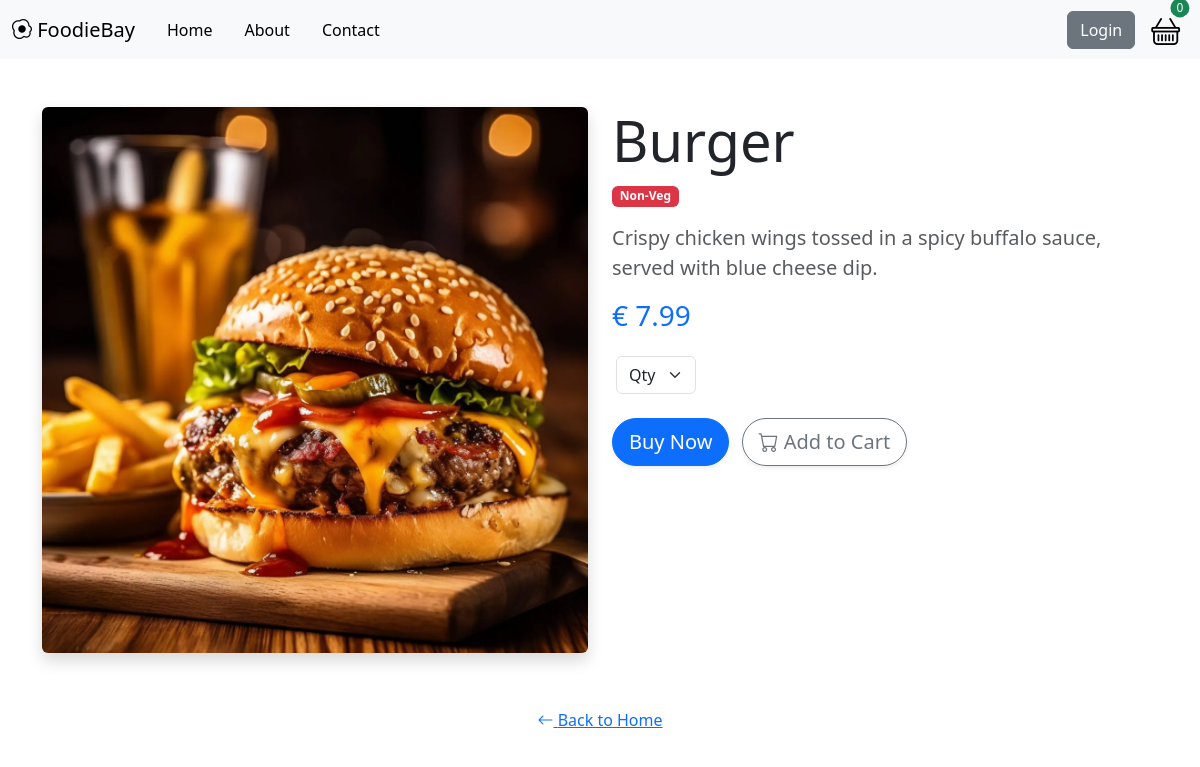
Page /product/1 on the committed database.
### FoodieBay/models.py (models this page shows, shortened)
class fooditem(models.Model):
    item_name = models.CharField(max_length=30)
    description = models.CharField(max_length=100)
    price = models.DecimalField(max_digits=4, default=0, decimal_places=2)
    image = models.ImageField(upload_to='uploads/product/',  default='')
    non_veg = models.BooleanField(default=False)

### FoodieBay/views.py (the view)
# urls.py: path('product/<int:pk>', views.product, name='product')
def product(request, pk):
    product = fooditem.objects.get(id=pk)
    return render(request, 'product.html', {'product': product})

### cart/cart.py (called while the page is built)
    def __len__(self):
        return len(self.cart)

### cart/context_processor.py (called while the page is built)
def cart(request):
    return {'cart': Cart(request)}

### FoodieBay/templates/product.html (shortened to what this page needs)
<!DOCTYPE html>
{% load static %}
<html lang="en">
<head>
    <link href="https://cdn.jsdelivr.net/npm/bootstrap@5.3.0/dist/css/bootstrap.min.css" rel="stylesheet">
</head>
<body>
{% include 'navbar.html' %}
    <div class="container my-5">
        <div class="row">
            <div class="col-md-6">
                <img src="{{ product.image.url }}" class="img-fluid rounded shadow" alt="{{ product.item_name }}">
            </div>
            <div class="col-md-6">
                <h1 class="display-4 font-weight-bold">{{ product.item_name }}</h1>
                {% if product.non_veg %}
                    <span class="badge bg-danger">Non-Veg</span>
                {% else %}
                    <span class="badge bg-success">Veg</span>
                {% endif %}
                <p class="lead mt-3 text-muted">{{ product.description }}</p>
                <h3 class="text-primary font-weight-bold">€ {{ product.price }}</h3>
                <div class="ms-1 mt-4" style="width: 80px;">
                        <select class="form-select" id="qty-cart">
                          <option selected>Qty</option>
                        </select>
                    </div>
                <div class="mt-4">
                    <button class="btn btn-primary btn-lg rounded-pill shadow-sm me-2" type="button">Buy Now</button>
                    <button class="btn btn-outline-secondary btn-lg rounded-pill shadow-sm" type="button" data-product-id="{{ product.id }}" id="add-cart">
                        <i class="bi bi-cart"></i> Add to Cart
                    </button>
                </div>
            </div>
        </div>
        <div class="mt-5 text-center">
            <a href="/" class="btn btn-link text-primary"><i class="bi bi-arrow-left"></i> Back to Home</a>
        </div>
    </div>
</body>
</html>

### rows in the picture
fooditem: image (picture), item_name "Burger", description "Crispy chicken wings tossed in a spicy buffalo sauce, served with blue cheese dip.", price "7.99"

### other values in the picture
{{ cart|length }} "0"
